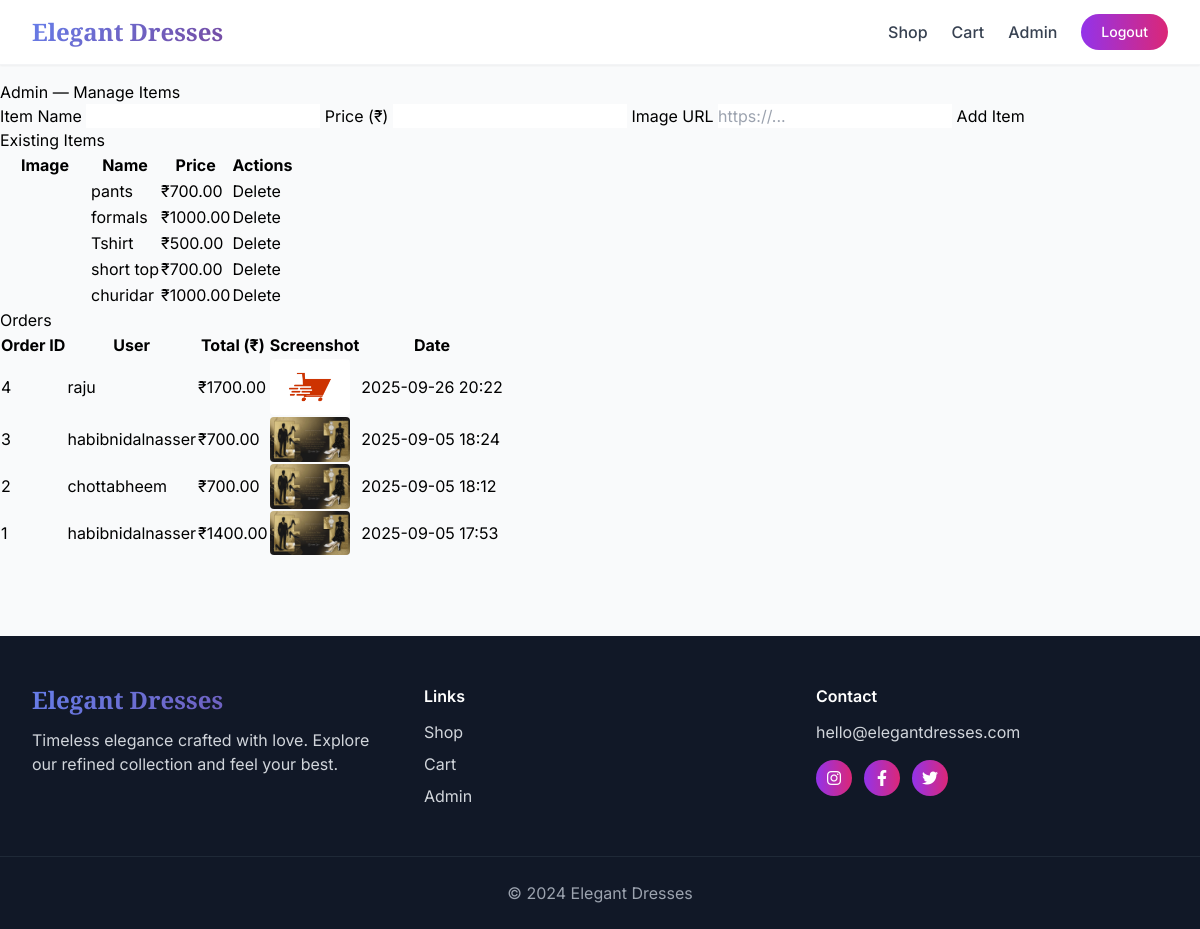
The page /admin (signed in) on the database its author committed.
### app.py (models this page shows, shortened)
class Item(db.Model):
    id = db.Column(db.Integer, primary_key=True)
    name = db.Column(db.String(120), nullable=False)
    price = db.Column(db.Float, nullable=False, default=0.0)
    image_url = db.Column(db.String(500), nullable=True)
    created_at = db.Column(db.DateTime, default=datetime.utcnow)

class Order(db.Model):
    id = db.Column(db.Integer, primary_key=True)
    user_id = db.Column(db.Integer, db.ForeignKey('user.id'), nullable=False)
    total_amount = db.Column(db.Float, nullable=False)
    screenshot = db.Column(db.String(255))
    created_at = db.Column(db.DateTime, default=datetime.utcnow)
    user = db.relationship('User', backref=db.backref('orders', lazy=True))

class User(db.Model):
    id = db.Column(db.Integer, primary_key=True)
    username = db.Column(db.String(80), unique=True, nullable=False)
    password_hash = db.Column(db.String(200), nullable=False)
    is_admin = db.Column(db.Boolean, default=False)
    created_at = db.Column(db.DateTime, default=datetime.utcnow)

### app.py (the view)
    def wrapper(*args, **kwargs):
        user = current_user()
        if not user or not user.is_admin:
            flash("Admin access required.", "error")
            return redirect(url_for('items'))
        return view_func(*args, **kwargs)

### app.py (called while the page is built, shortened)
def current_user():
    uid = session.get('user_id')
    if not uid:
        return None
    return User.query.get(uid)

def admin_required(view_func):
    def wrapper(*args, **kwargs):
        user = current_user()
        if not user or not user.is_admin:
            flash("Admin access required.", "error")
            return redirect(url_for('items'))
        return view_func(*args, **kwargs)
    wrapper.__name__ = view_func.__name__
    return wrapper

@app.route('/admin', methods=['GET', 'POST'])
@admin_required
def admin():
    items = Item.query.order_by(Item.created_at.desc()).all()
    orders = Order.query.order_by(Order.created_at.desc()).all()   # fetch orders
    return render_template('admin.html', items=items, orders=orders, user=current_user())

### templates/admin.html (shortened to what this page needs)
{% extends "base_v2.html" %}
{% block content %}
<h2>Admin — Manage Items</h2>
<form method="post" class="form-card">
  <label>Item Name</label>
  <input type="text" name="name" required>
  <label>Price (₹)</label>
  <input type="number" step="0.01" name="price" required>
  <label>Image URL</label>
  <input type="url" name="image_url" placeholder="https://...">
  <button type="submit">Add Item</button>
</form>
<h3>Existing Items</h3>
<table class="table">
  <thead>
    <tr>
      <th>Image</th>
      <th>Name</th>
      <th>Price</th>
      <th>Actions</th>
    </tr>
  </thead>
  <tbody>
    {% for item in items %}
    <tr>
      <td style="width:90px;">
      </td>
      <td>{{ item.name }}</td>
      <td>₹{{ '%.2f'|format(item.price) }}</td>
      <td>
        <form method="post" action="{{ url_for('admin_delete_item', item_id=item.id) }}" onsubmit="return confirm('Delete this item?');">
          <button type="submit" class="danger">Delete</button>
        </form>
      </td>
    </tr>
    {% endfor %}
  </tbody>
</table>
<h3>Orders</h3>
<table class="table">
  <thead>
    <tr>
      <th>Order ID</th>
      <th>User</th>
      <th>Total (₹)</th>
      <th>Screenshot</th>
      <th>Date</th>
    </tr>
  </thead>
  <tbody>
    {% for order in orders %}
    <tr>
      <td>{{ order.id }}</td>
      <td>{{ order.user.username }}</td>
      <td>₹{{ '%.2f'|format(order.total_amount) }}</td>
      <td>
        {% if order.screenshot %}
          <img src="{{ url_for('uploaded_file', filename=order.screenshot) }}" alt="screenshot" style="width:80px; border-radius:4px;">
        {% endif %}
      </td>
      <td>{{ order.created_at.strftime('%Y-%m-%d %H:%M') }}</td>
    </tr>
    {% endfor %}
  </tbody>
</table>
{% endblock %}

### templates/base_v2.html (style rules this page uses)
.font-inter { font-family: 'Inter', sans-serif; }

### rows shown on the page
Item: name "pants", price "700.00"
Item: name "formals", price "1000.00"
Item: name "Tshirt", price "500.00"
Item: name "short top", price "700.00"
Item: name "churidar", price "1000.00"
Order: id "4", user.username "raju", total_amount "1700.00", screenshot (picture), created_at "2025-09-26 20:22"
Order: id "3", user.username "habibnidalnasser", total_amount "700.00", screenshot (picture), created_at "2025-09-05 18:24"
Order: id "2", user.username "chottabheem", total_amount "700.00", screenshot (picture), created_at "2025-09-05 18:12"
Order: id "1", user.username "habibnidalnasser", total_amount "1400.00", screenshot (picture), created_at "2025-09-05 17:53"
